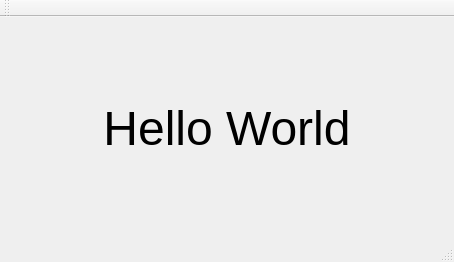
<?xml version="1.0" encoding="UTF-8"?>
<ui version="4.0">
 <class>MainWindow</class>
 <widget class="QMainWindow" name="MainWindow">
  <property name="geometry">
   <rect>
    <x>0</x>
    <y>0</y>
    <width>454</width>
    <height>262</height>
   </rect>
  </property>
  <property name="windowTitle">
   <string>MainWindow</string>
  </property>
  <widget class="QWidget" name="centralWidget">
   <layout class="QGridLayout" name="gridLayout">
    <item row="0" column="0">
     <widget class="QLabel" name="label">
      <property name="font">
       <font>
        <pointsize>36</pointsize>
       </font>
      </property>
      <property name="text">
       <string>Hello World</string>
      </property>
      <property name="alignment">
       <set>Qt::AlignCenter</set>
      </property>
     </widget>
    </item>
   </layout>
  </widget>
  <widget class="QMenuBar" name="menuBar">
   <property name="geometry">
    <rect>
     <x>0</x>
     <y>0</y>
     <width>454</width>
     <height>22</height>
    </rect>
   </property>
  </widget>
  <widget class="QToolBar" name="mainToolBar">
   <attribute name="toolBarArea">
    <enum>TopToolBarArea</enum>
   </attribute>
   <attribute name="toolBarBreak">
    <bool>false</bool>
   </attribute>
  </widget>
  <widget class="QStatusBar" name="statusBar"/>
 </widget>
 <layoutdefault spacing="6" margin="11"/>
 <resources/>
 <connections/>
</ui>
